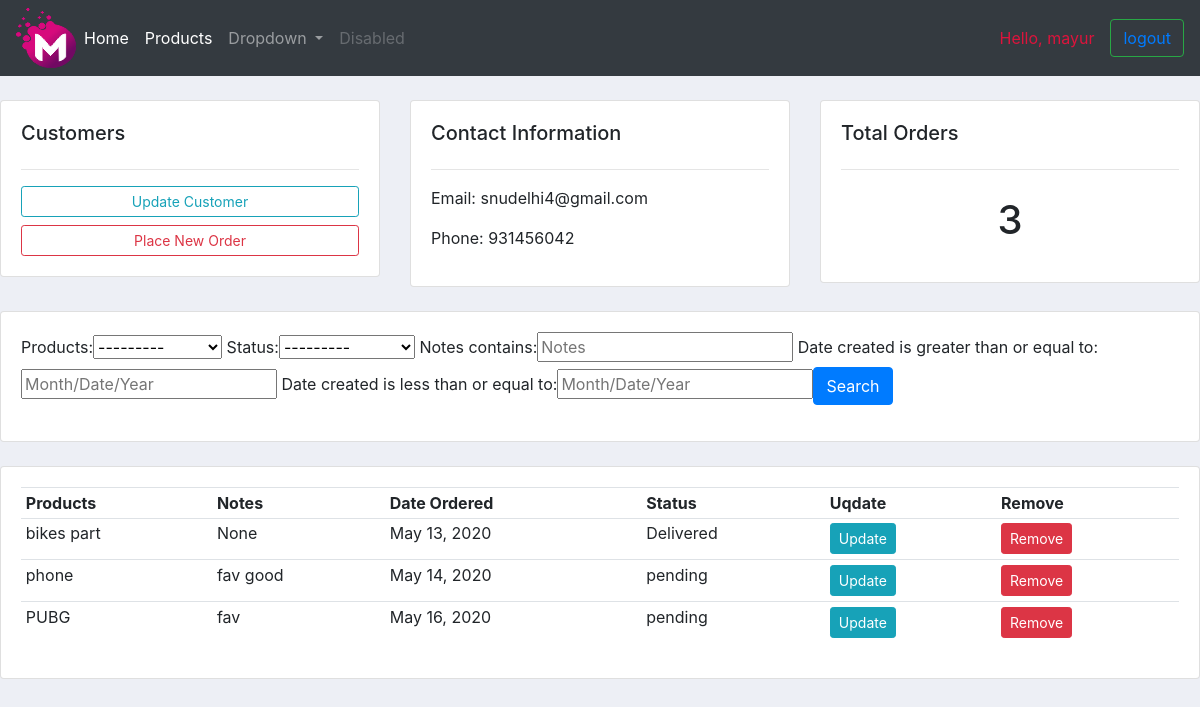
Page /customer_profile/4/ (signed in) on the committed database.
### accounts/models.py (models this page shows, shortened)
class Customer(models.Model):
    name = models.CharField(max_length=200, null=True)
    phone = models.CharField(max_length=200, null=True)
    email = models.CharField(max_length=200,blank=True)
    date_created = models.DateTimeField(auto_now_add=True, null=True)

class Order(models.Model):
    STATUS = (
        ('pending','pending'),
        ('Out of Deilvery','Out of Deilvery'),
        ('Delivered','Delivered'),
    )
    customer = models.ForeignKey(Customer, null=True , on_delete=models.SET_NULL)
    products = models.ForeignKey(Product, null=True , on_delete=models.SET_NULL)
    date_created = models.DateField(auto_now_add=True, null=True)
    status = models.CharField(max_length=200,choices=STATUS)
    notes = models.CharField(max_length=1000,null=True)

class Product(models.Model):
    CATEGORY = (
        ("Indoor","Indoor"),
        ('Out Door','Out Door'),
    )
    name = models.CharField(max_length=200, null=True)
    price = models.FloatField(null=True)
    category = models.CharField(max_length=200, null=True, choices=CATEGORY)
    description = models.CharField(max_length=200, null=True, blank=True)
    date_created = models.DateTimeField(auto_now_add=True, null=True)
    tag = models.ManyToManyField(Tag)
    def __str__(self):
        return self.name

### accounts/decorator.py (the view)
        def wrapper_func(request, *args, **kwargs):
            group = None
            if request.user.groups.exists():
                group = request.user.groups.all()[0].name
            if group in allowed_roles:
                return view_func(request, *args, **kwargs)
            else:
                return HttpResponse('you are not authorised to view this page')

### accounts/decorator.py (called while the page is built)
def allowed_users(allowed_roles=[]):
    def decorator(view_func):
        def wrapper_func(request, *args, **kwargs):
            group = None
            if request.user.groups.exists():
                group = request.user.groups.all()[0].name
            if group in allowed_roles:
                return view_func(request, *args, **kwargs)
            else:
                return HttpResponse('you are not authorised to view this page')
        return wrapper_func
    return decorator

### accounts/views.py (called while the page is built)
@login_required(login_url='login') #decorators
@allowed_users(allowed_roles=['admin'])
def customer(request, pk_text):
    customer = Customer.objects.get(id=pk_text)
    orders = customer.order_set.all()
    total_orders = orders.count()
    myfilter = OrderFilter(request.GET, queryset=orders)
    orders = myfilter.qs
    context = {'customer':customer,'orders':orders,'order_counts':total_orders,'myfilter':myfilter}
    return render(request, 'customers.html',context)

### accounts/templates/customers.html
{% extends 'navbar.html' %}
{% block content %}
<br>
<div class="row">
    <div class="col-md">
        <div class="card card-body" >
            <h5> Customers </h5>
            <hr>
            <a class="btn btn-outline-info btn-sm btn-block" href="">Update Customer</a>
            <a class="btn btn-outline-danger btn-sm btn-block" href="{% url 'create_order' customer.id %}">Place New Order</a>
        </div>
    </div>
    <div class="col-md">
        <div class="card card-body" >
            <h5> Contact Information </h5>
            <hr>
            <p> Email: {{ customer.email }}</p>
            <p> Phone: {{ customer.phone }}</p>
        </div>
    </div>
    <div class="col-md">
        <div class="card card-body" >
            <h5> Total Orders </h5>
            <hr>
            <h1 style="text-align: center;padding: 10px ">{{ order_counts }}</h1>
        </div>
    </div>
</div>
<br>
<div class="row">
    <div class="col-md">
        <div class="card card-body" >
            <form method="get">
                {{ myfilter.form }}<button class="btn btn-primary" type="submit"> Search </button>
            </form>
        </div>
    </div>
</div>
<br>
<div class="row">
    <div class="col-md">
        <div class="card card-body" >
            <table class="table table-sm">
                <tr>
                    <th> Products </th>
                    <th> Notes </th>
                    <th> Date Ordered </th>
                    <th> Status </th>
                    <th> Uqdate </th>
                    <th> Remove </th>
                </tr>
                {% for orders_show in orders %}
                <tr>
                    <td> {{ orders_show.products }} </td>
                    <td> {{ orders_show.notes }} </td>
                    <td> {{ orders_show.date_created }} </td>
                    <td> {{ orders_show.status }} </td>
                    <td><a class='btn btn-sm btn-info' href="{% url 'update' orders_show.id %}">Update</a></td>
                    <td><a class='btn btn-sm btn-danger' href="{% url 'delete' orders_show.id %}">Remove</a></td>
                </tr>
                {% endfor %}
            </table>
        </div>
    </div>
</div>
{% endblock %}

### accounts/templates/navbar.html (shortened to what this page needs)
{% include "links.html" %}
{% load static %}
<!DOCTYPE html>
<html>
    <head>
    </head>
    <body>
<nav class="navbar navbar-expand-lg navbar-dark bg-dark">
  <img  src="{% static 'images/logo_orginal.png' %}">
  <div class="collapse navbar-collapse" id="navbarSupportedContent">
    <ul class="navbar-nav mr-auto">
      <li class="nav-item active">
        <a class="nav-link" href="{% url 'home' %}">Home<span class="sr-only">(current)</span></a>
      </li>
      <li class="nav-item active">
        <a class="nav-link" href="{% url 'products' %}">Products<span class="sr-only">(current)</span></a>
      </li>
      <li class="nav-item dropdown">
        <a class="nav-link dropdown-toggle" href="#" id="navbarDropdown" role="button" data-toggle="dropdown" aria-haspopup="true" aria-expanded="false">
          Dropdown
        </a>
      </li>
      <li class="nav-item">
        <a class="nav-link disabled" href="#">Disabled</a>
      </li>
    </ul>
  </div>
  <span class="nav-link" style="color:crimson"> Hello, {{ request.user }} </span>
  <button class="btn btn-outline-success my-2 my-sm-0"><a href="{% url 'logout' %}">logout</a></button>
</nav>
        {% block content %}
        {% endblock %}
    </body>
</html>

### accounts/static/css/main.css (style rules this page uses)
body { background-color: #edeff5; }

### rows in the picture
Customer: email "snudelhi4@gmail.com", phone "931456042"
Order: products "bikes part", notes "None", date_created "May 13, 2020", status "Delivered"
Order: products "phone", notes "fav good", date_created "May 14, 2020", status "pending"
Order: products "PUBG", notes "fav", date_created "May 16, 2020", status "pending"

### other values in the picture
{{ request.user }} "mayur"
{{ order_counts }} "3"
